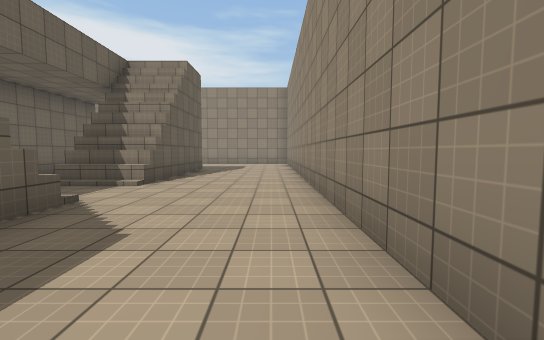
view 1 (above)

16 first-person views from a walk through a scene from a Unity 3-D project. The camera is 1.3 m above the floor, tilts 4° down and sees 90° across. The floor is counted in squares, 2 m on a side. Each view is taken from the middle of a square. On the plan, view 1 faces up. The plan holds only what a view shows up to about 9 squares ahead; the rest is blank. The place goes on beyond the plan. The player character is not drawn. Some animated figures are not drawn. Surface patterns are stand-ins for the level's own textures.

view 2
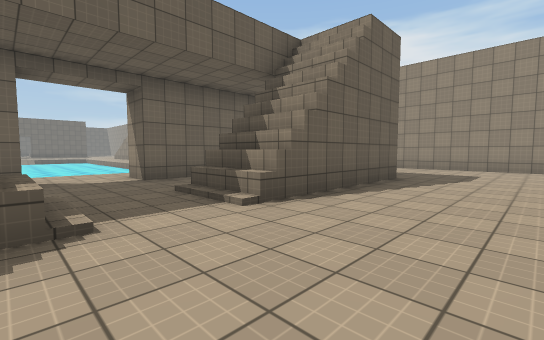

view 3
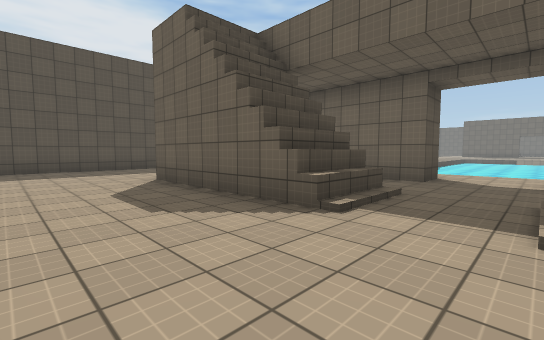

view 4
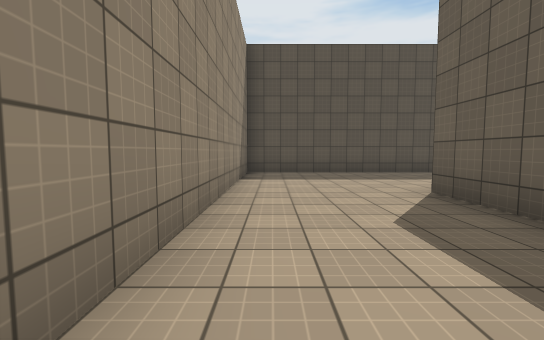

view 5
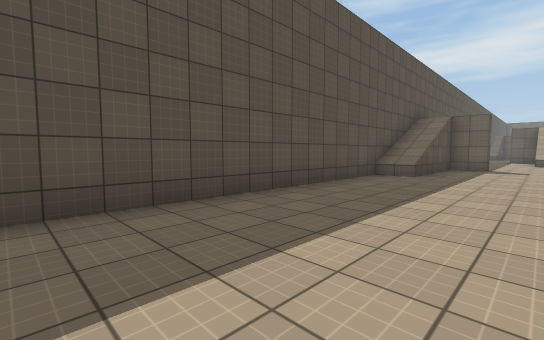

view 6
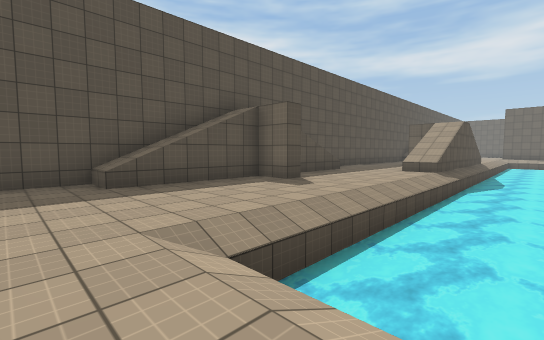

view 7
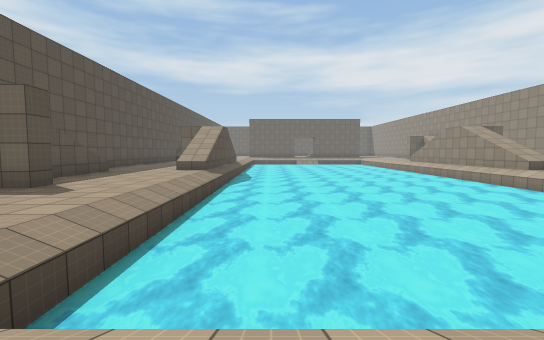

view 8
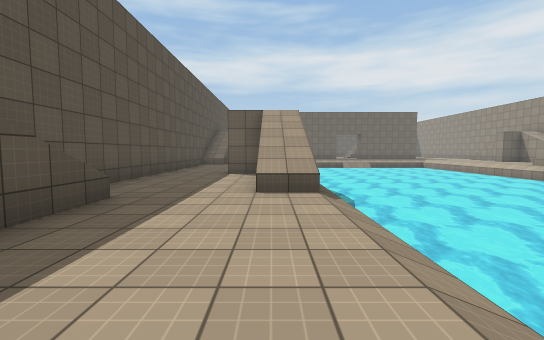

view 9
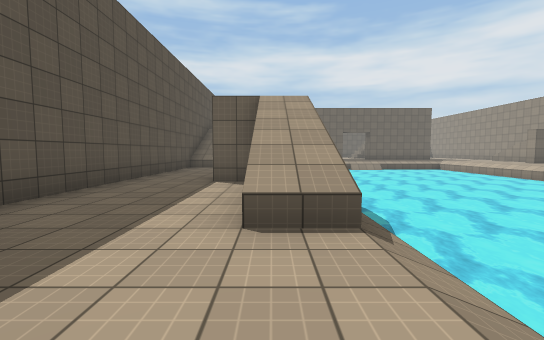

view 10
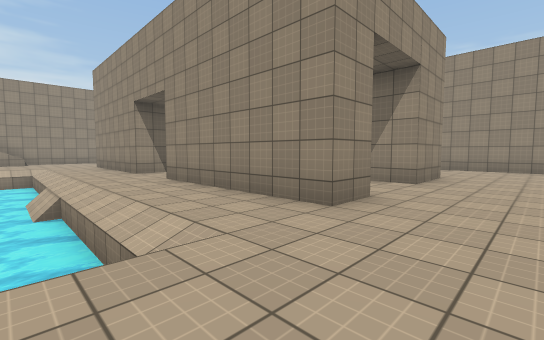

view 11
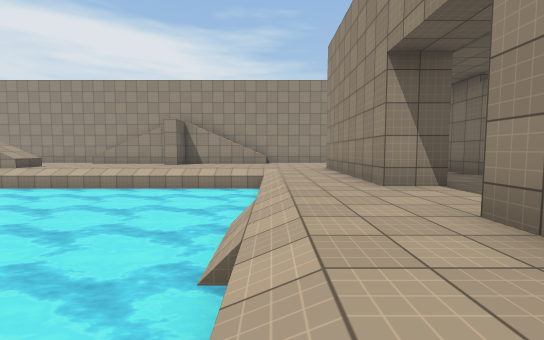

view 12
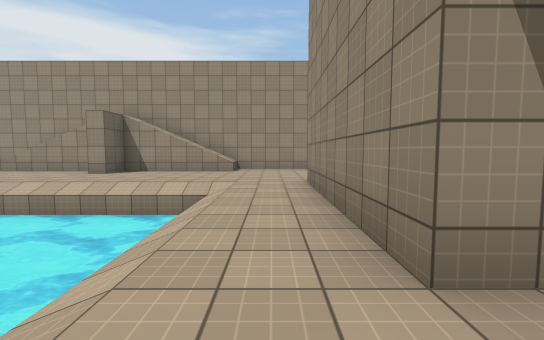

view 13
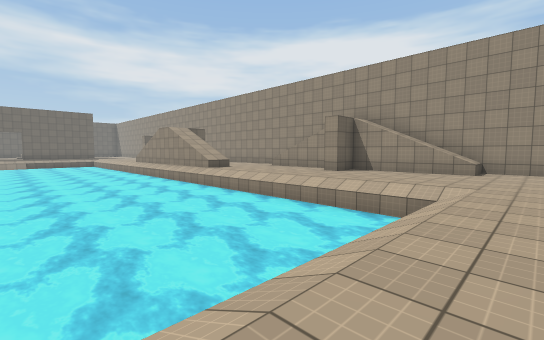

view 14
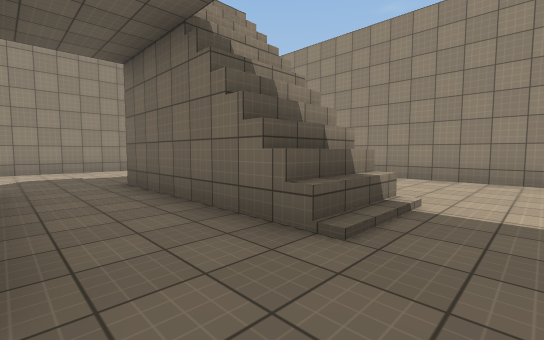

view 15
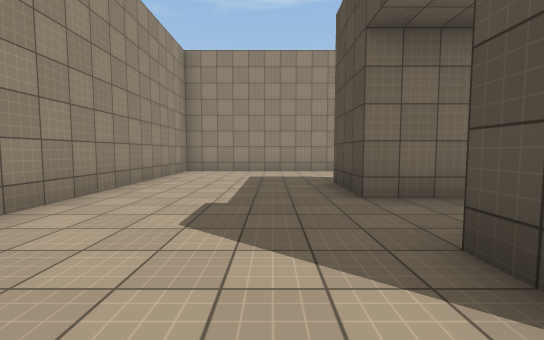

view 16
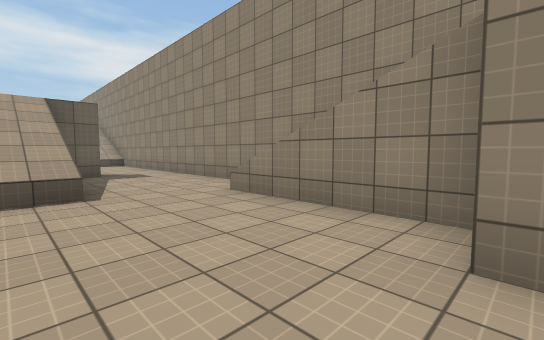

### Floor plan
Key: @ floor where view 1 was taken; # wall or solid block; . main floor; - floor 0.25 m lower than the main floor; / step, stairs or slope; ≈ water the walk keeps out of; ^ raised ledge.
Columns run from 24 left of view 1 to 1 right of it. Each row starts with its distance up from view 1.
 14   ######      ############
 13   ......^#####^..........#
 12   .........#.............#
 11    #.....................#
 10       ^..................#
  9        ≈≈≈≈≈≈≈≈/.#..##...#
  8        ≈≈≈≈≈≈≈≈/.#..##...#
  7 ≈ ≈   ≈≈≈≈≈≈≈≈≈/.#..##...#
  6 ≈≈≈≈ ≈≈≈≈≈≈≈≈≈≈/.#..##...#
  5 ≈≈≈≈≈≈≈≈≈≈≈≈≈≈≈/.........#
  4 ≈≈≈≈≈≈≈≈≈≈≈≈≈≈≈/.........#
  3 ≈≈≈≈≈≈≈≈≈≈≈≈≈≈≈/.#..^^...#
  2 ≈≈≈≈≈≈≈≈≈≈≈≈≈≈≈/.#   #...#
  1 ≈≈≈≈≈≈≈≈≈≈≈≈≈≈≈/.#   #...#
  0   ≈≈≈≈≈≈≈≈≈≈≈≈≈/.#  ##..@#
 -1     ---/////////.#..##...#
 -2    ###^..................#
 -3    #.....................#
 -4 ...........#.............#
 -5 ........^# ###^..........#
 -6 ########       ###########

Positions as (right, up) in squares from view 1, and headings:
1: (0, 0), facing up
2: (0, 3), facing up-left
3: (0, 5), facing down-left
4: (0, 3), facing down
5: (-2, -2), facing down-left
6: (-8, 1), facing down-left
7: (-8, 1), facing left
8: (-13, -2), facing left
9: (-15, -2), facing left
10: (-10, -3), facing up-right
11: (-9, 1), facing up
12: (-8, 4), facing up
13: (-8, 4), facing up-left
14: (-6, 4), facing up-right
15: (-8, 11), facing right
16: (-13, 10), facing up-left
